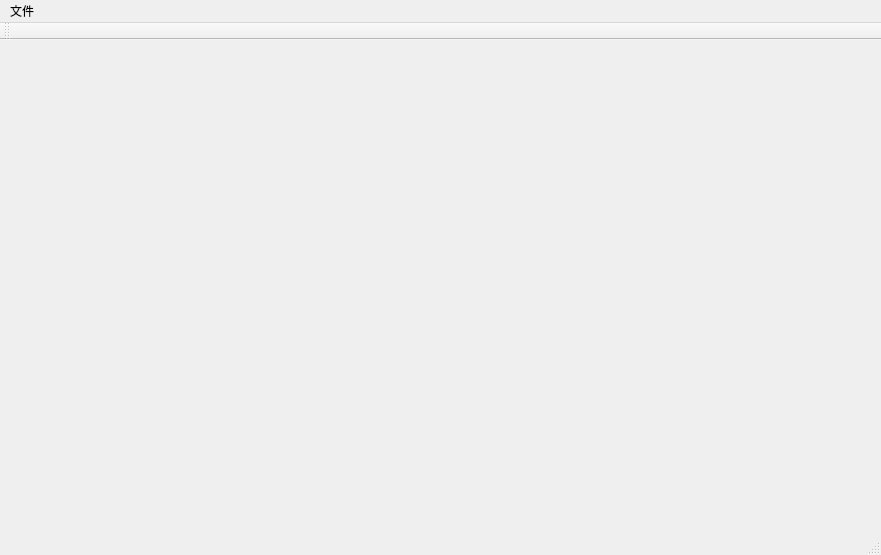
<?xml version="1.0" encoding="UTF-8"?>
<ui version="4.0">
 <class>MainWindow</class>
 <widget class="QMainWindow" name="MainWindow">
  <property name="geometry">
   <rect>
    <x>0</x>
    <y>0</y>
    <width>881</width>
    <height>555</height>
   </rect>
  </property>
  <property name="windowTitle">
   <string>MainWindow</string>
  </property>
  <widget class="QWidget" name="centralWidget"/>
  <widget class="QMenuBar" name="menuBar">
   <property name="geometry">
    <rect>
     <x>0</x>
     <y>0</y>
     <width>881</width>
     <height>26</height>
    </rect>
   </property>
   <widget class="QMenu" name="menu">
    <property name="title">
     <string>文件</string>
    </property>
   </widget>
   <addaction name="menu"/>
  </widget>
  <widget class="QToolBar" name="mainToolBar">
   <attribute name="toolBarArea">
    <enum>TopToolBarArea</enum>
   </attribute>
   <attribute name="toolBarBreak">
    <bool>false</bool>
   </attribute>
  </widget>
  <widget class="QStatusBar" name="statusBar"/>
 </widget>
 <layoutdefault spacing="6" margin="11"/>
 <resources/>
 <connections/>
</ui>
